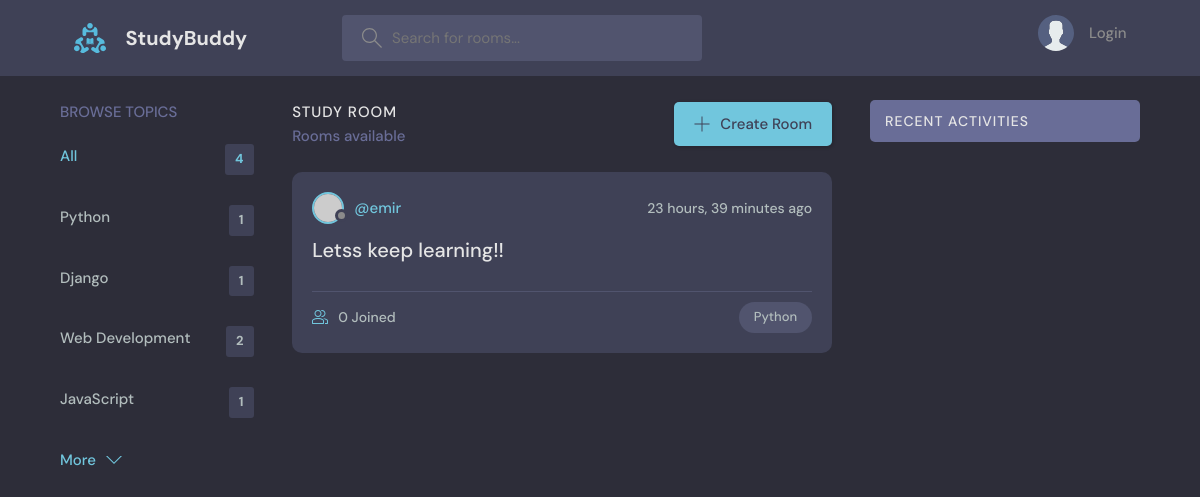
/?q=Python, run on an earlier commit of the app's database.
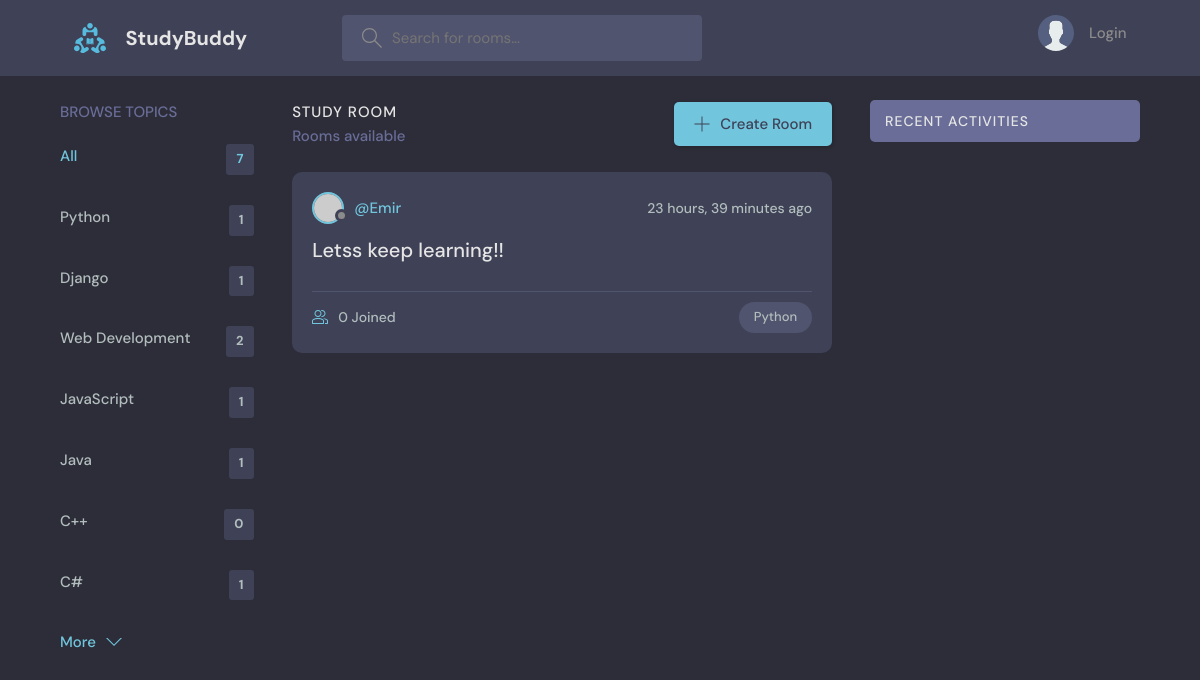
And on a later commit of the database.
### base/models.py (models this page shows, shortened)
class Topic(models.Model):
    name = models.CharField(max_length=200)

class Room(models.Model):
    host = models.ForeignKey(User, on_delete=models.SET_NULL, null=True)
    topic = models.ForeignKey(Topic, on_delete=models.SET_NULL, null=True)
    name = models.CharField(max_length=200)
    description = models.TextField(null = True, blank=True)
    participants = models.ManyToManyField(User, related_name='participants', blank=True)
    updated = models.DateTimeField(auto_now = True)
    created = models.DateTimeField(auto_now_add = True)
    class Meta:
        ordering=['-updated','-created']

### base/views.py (the view)
# urls.py: path('', views.home, name="home"),
def home(request):
    q=request.GET.get('q') if request.GET.get('q') != None else ''
    rooms = Room.objects.filter(
        Q(topic__name__icontains=q)|
        Q(name__icontains=q)|
        Q(description__icontains=q)
    )
    topics= Topic.objects.all()
    room_count = rooms.count()
    room_messages = Message.objects.filter(Q(room__topic__name__icontains=q))
    context={'rooms':rooms, 'topics':topics, 'room_count':room_count,
    'room_messages':room_messages}
    return render(request, 'base/home.html',context)

### base/templates/base/home.html (shortened to what this page needs)
{% extends 'main.html' %}
{% block content %}
    <main class="layout layout--3">
      <div class="container">
        {% include 'base/topics_component.html' %}
        <div class="roomList">
          <div class="roomList__header">
            <div>
              <h2>Study Room</h2>
              <p>{{rooms_count}} Rooms available</p>
            </div>
            <a class="btn btn--main" href="{% url 'create-room' %}">
              <svg version="1.1" xmlns="http://www.w3.org/2000/svg" width="32" height="32" viewBox="0 0 32 32">
                <title>add</title>
                <path
                  d="M16.943 0.943h-1.885v14.115h-14.115v1.885h14.115v14.115h1.885v-14.115h14.115v-1.885h-14.115v-14.115z"
                ></path>
              </svg>
              Create Room
            </a>
          </div>
          {% include 'base/feed_component.html'%}
        </div>
        {% include 'base/activity_component.html'%}
      </div>
    </main>
{% endblock %}

### base/templates/base/topics_component.html
<div class="topics">
    <div class="topics__header">
      <h2>Browse Topics</h2>
    </div>
    <ul class="topics__list">
      <li>
        <a href="{% url 'home' %}" class="active">All <span>{{topics.count}}</span></a>
      </li>
      {% for topic in topics %}
      <li>
        <a href="{% url 'home' %}?q={{topic.name}}">{{topic.name}} <span>{{topic.room_set.all.count}}</span></a>
      </li>
      {% endfor %}
    </ul>
    <a class="btn btn--link" href="topics.html">
      More
      <svg version="1.1" xmlns="http://www.w3.org/2000/svg" width="32" height="32" viewBox="0 0 32 32">
        <title>chevron-down</title>
        <path d="M16 21l-13-13h-3l16 16 16-16h-3l-13 13z"></path>
      </svg>
    </a>
  </div>

### base/templates/base/feed_component.html (shortened to what this page needs)
{% for room in rooms %}
<div class="roomListRoom">
    <div class="roomListRoom__header">
      <a href="{% url 'user-profile' room.host.id %}" class="roomListRoom__author">
        <div class="avatar avatar--small">
          <img src="https://randomuser.me/api/portraits/women/11.jpg" />
        </div>
        <span>@{{room.host.username}}</span>
      </a>
      <div class="roomListRoom__actions">
        <span>{{room.created|timesince}} ago</span>
      </div>
    </div>
    <div class="roomListRoom__content">
      <a href="{% url 'room' room.id %}">{{room.name}}</a>
    </div>
    <div class="roomListRoom__meta">
      <a href="{% url 'room' room.id %}" class="roomListRoom__joined">
        {{room.participants.all.count}} Joined
      </a>
      <p class="roomListRoom__topic">{{room.topic.name}}</p>
    </div>
  </div>
  {% endfor %}

What changed in the data, as far as the page shows it:
added Topic: name "Java", room_set.all.count "1"
added Topic: name "C++", room_set.all.count "0"
added Topic: name "C#", room_set.all.count "1"
changed through a linked row, Room "Letss keep learning!!": host.username "emir" → "Emir"
Also different on the page:
{{ topics.count }}: "4" → "7"
